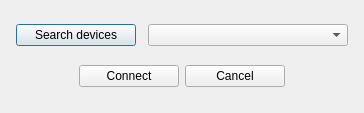
<?xml version="1.0" encoding="UTF-8"?>
<ui version="4.0">
 <class>conDialog</class>
 <widget class="QDialog" name="conDialog">
  <property name="geometry">
   <rect>
    <x>0</x>
    <y>0</y>
    <width>364</width>
    <height>113</height>
   </rect>
  </property>
  <property name="windowTitle">
   <string>Dialog</string>
  </property>
  <layout class="QVBoxLayout" name="verticalLayout">
   <item>
    <layout class="QHBoxLayout" name="horizontalLayout_2">
     <item>
      <spacer name="horizontalSpacer">
       <property name="orientation">
        <enum>Qt::Horizontal</enum>
       </property>
       <property name="sizeHint" stdset="0">
        <size>
         <width>40</width>
         <height>20</height>
        </size>
       </property>
      </spacer>
     </item>
     <item>
      <widget class="QPushButton" name="searchDeviceButton">
       <property name="minimumSize">
        <size>
         <width>120</width>
         <height>0</height>
        </size>
       </property>
       <property name="text">
        <string>Search devices</string>
       </property>
      </widget>
     </item>
     <item>
      <spacer name="horizontalSpacer_5">
       <property name="orientation">
        <enum>Qt::Horizontal</enum>
       </property>
       <property name="sizeHint" stdset="0">
        <size>
         <width>40</width>
         <height>20</height>
        </size>
       </property>
      </spacer>
     </item>
     <item>
      <widget class="QComboBox" name="devicesList">
       <property name="minimumSize">
        <size>
         <width>200</width>
         <height>0</height>
        </size>
       </property>
      </widget>
     </item>
     <item>
      <spacer name="horizontalSpacer_2">
       <property name="orientation">
        <enum>Qt::Horizontal</enum>
       </property>
       <property name="sizeHint" stdset="0">
        <size>
         <width>40</width>
         <height>20</height>
        </size>
       </property>
      </spacer>
     </item>
    </layout>
   </item>
   <item>
    <layout class="QHBoxLayout" name="horizontalLayout">
     <item>
      <spacer name="horizontalSpacer_3">
       <property name="orientation">
        <enum>Qt::Horizontal</enum>
       </property>
       <property name="sizeHint" stdset="0">
        <size>
         <width>40</width>
         <height>20</height>
        </size>
       </property>
      </spacer>
     </item>
     <item>
      <widget class="QPushButton" name="connectButton">
       <property name="minimumSize">
        <size>
         <width>100</width>
         <height>0</height>
        </size>
       </property>
       <property name="text">
        <string>Connect</string>
       </property>
      </widget>
     </item>
     <item>
      <widget class="QPushButton" name="cancelButton">
       <property name="minimumSize">
        <size>
         <width>100</width>
         <height>0</height>
        </size>
       </property>
       <property name="text">
        <string>Cancel</string>
       </property>
      </widget>
     </item>
     <item>
      <spacer name="horizontalSpacer_4">
       <property name="orientation">
        <enum>Qt::Horizontal</enum>
       </property>
       <property name="sizeHint" stdset="0">
        <size>
         <width>40</width>
         <height>20</height>
        </size>
       </property>
      </spacer>
     </item>
    </layout>
   </item>
  </layout>
 </widget>
 <resources/>
 <connections/>
</ui>
